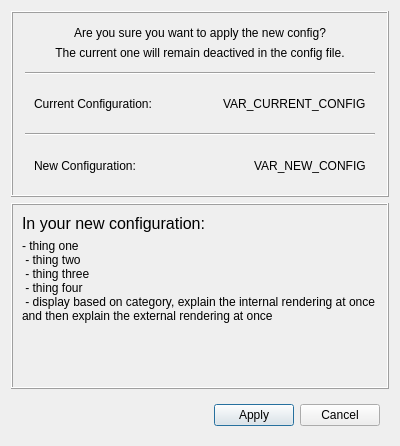
<?xml version="1.0" encoding="UTF-8"?>
<ui version="4.0">
 <class>Dialog_Apply</class>
 <widget class="QDialog" name="Dialog_Apply">
  <property name="windowModality">
   <enum>Qt::WindowModality::WindowModal</enum>
  </property>
  <property name="geometry">
   <rect>
    <x>0</x>
    <y>0</y>
    <width>400</width>
    <height>446</height>
   </rect>
  </property>
  <property name="windowTitle">
   <string>Dialog</string>
  </property>
  <layout class="QVBoxLayout" name="verticalLayout">
   <item>
    <widget class="QFrame" name="frame_2">
     <property name="sizePolicy">
      <sizepolicy hsizetype="Preferred" vsizetype="Preferred">
       <horstretch>0</horstretch>
       <verstretch>1</verstretch>
      </sizepolicy>
     </property>
     <property name="frameShape">
      <enum>QFrame::Shape::Box</enum>
     </property>
     <property name="frameShadow">
      <enum>QFrame::Shadow::Raised</enum>
     </property>
     <layout class="QVBoxLayout" name="verticalLayout_2">
      <property name="spacing">
       <number>0</number>
      </property>
      <property name="leftMargin">
       <number>12</number>
      </property>
      <property name="topMargin">
       <number>0</number>
      </property>
      <property name="rightMargin">
       <number>12</number>
      </property>
      <property name="bottomMargin">
       <number>0</number>
      </property>
      <item>
       <widget class="QWidget" name="widget_3" native="true">
        <layout class="QGridLayout" name="gridLayout">
         <item row="0" column="0">
          <widget class="QLabel" name="label">
           <property name="text">
            <string>Are you sure you want to apply the new config?</string>
           </property>
           <property name="alignment">
            <set>Qt::AlignmentFlag::AlignBottom|Qt::AlignmentFlag::AlignHCenter</set>
           </property>
           <property name="wordWrap">
            <bool>true</bool>
           </property>
          </widget>
         </item>
         <item row="1" column="0">
          <widget class="QLabel" name="label_4">
           <property name="text">
            <string>The current one will remain deactived in the config file.</string>
           </property>
           <property name="alignment">
            <set>Qt::AlignmentFlag::AlignHCenter|Qt::AlignmentFlag::AlignTop</set>
           </property>
          </widget>
         </item>
        </layout>
       </widget>
      </item>
      <item>
       <widget class="Line" name="line">
        <property name="orientation">
         <enum>Qt::Orientation::Horizontal</enum>
        </property>
       </widget>
      </item>
      <item>
       <widget class="QWidget" name="widget_4" native="true">
        <layout class="QHBoxLayout" name="horizontalLayout_2">
         <item>
          <widget class="QLabel" name="label_2">
           <property name="sizePolicy">
            <sizepolicy hsizetype="Maximum" vsizetype="Preferred">
             <horstretch>0</horstretch>
             <verstretch>0</verstretch>
            </sizepolicy>
           </property>
           <property name="text">
            <string>Current Configuration: </string>
           </property>
          </widget>
         </item>
         <item>
          <spacer name="horizontalSpacer_2">
           <property name="orientation">
            <enum>Qt::Orientation::Horizontal</enum>
           </property>
           <property name="sizeHint" stdset="0">
            <size>
             <width>40</width>
             <height>20</height>
            </size>
           </property>
          </spacer>
         </item>
         <item>
          <widget class="QLabel" name="var_currentConfig">
           <property name="sizePolicy">
            <sizepolicy hsizetype="Maximum" vsizetype="Preferred">
             <horstretch>0</horstretch>
             <verstretch>0</verstretch>
            </sizepolicy>
           </property>
           <property name="text">
            <string>VAR_CURRENT_CONFIG</string>
           </property>
          </widget>
         </item>
        </layout>
       </widget>
      </item>
      <item>
       <widget class="Line" name="line_2">
        <property name="orientation">
         <enum>Qt::Orientation::Horizontal</enum>
        </property>
       </widget>
      </item>
      <item>
       <widget class="QWidget" name="widget_5" native="true">
        <layout class="QHBoxLayout" name="horizontalLayout_3">
         <item>
          <widget class="QLabel" name="label_3">
           <property name="sizePolicy">
            <sizepolicy hsizetype="Maximum" vsizetype="Preferred">
             <horstretch>0</horstretch>
             <verstretch>0</verstretch>
            </sizepolicy>
           </property>
           <property name="text">
            <string>New Configuration: </string>
           </property>
          </widget>
         </item>
         <item>
          <spacer name="horizontalSpacer_3">
           <property name="orientation">
            <enum>Qt::Orientation::Horizontal</enum>
           </property>
           <property name="sizeHint" stdset="0">
            <size>
             <width>40</width>
             <height>20</height>
            </size>
           </property>
          </spacer>
         </item>
         <item>
          <widget class="QLabel" name="var_newConfig">
           <property name="sizePolicy">
            <sizepolicy hsizetype="Maximum" vsizetype="Preferred">
             <horstretch>0</horstretch>
             <verstretch>0</verstretch>
            </sizepolicy>
           </property>
           <property name="text">
            <string>VAR_NEW_CONFIG</string>
           </property>
          </widget>
         </item>
        </layout>
       </widget>
      </item>
     </layout>
    </widget>
   </item>
   <item>
    <widget class="QFrame" name="frame_3">
     <property name="sizePolicy">
      <sizepolicy hsizetype="Preferred" vsizetype="Preferred">
       <horstretch>0</horstretch>
       <verstretch>1</verstretch>
      </sizepolicy>
     </property>
     <property name="frameShape">
      <enum>QFrame::Shape::Box</enum>
     </property>
     <property name="frameShadow">
      <enum>QFrame::Shadow::Raised</enum>
     </property>
     <layout class="QGridLayout" name="gridLayout_2">
      <property name="leftMargin">
       <number>0</number>
      </property>
      <property name="topMargin">
       <number>0</number>
      </property>
      <property name="rightMargin">
       <number>0</number>
      </property>
      <property name="bottomMargin">
       <number>0</number>
      </property>
      <property name="spacing">
       <number>0</number>
      </property>
      <item row="0" column="0">
       <widget class="QScrollArea" name="scrollArea">
        <property name="frameShape">
         <enum>QFrame::Shape::NoFrame</enum>
        </property>
        <property name="horizontalScrollBarPolicy">
         <enum>Qt::ScrollBarPolicy::ScrollBarAlwaysOff</enum>
        </property>
        <property name="widgetResizable">
         <bool>true</bool>
        </property>
        <widget class="QWidget" name="scrollAreaWidgetContents">
         <property name="geometry">
          <rect>
           <x>0</x>
           <y>0</y>
           <width>363</width>
           <height>190</height>
          </rect>
         </property>
         <layout class="QGridLayout" name="gridLayout_3">
          <item row="0" column="0">
           <widget class="QLabel" name="textLabel">
            <property name="sizePolicy">
             <sizepolicy hsizetype="Preferred" vsizetype="Maximum">
              <horstretch>0</horstretch>
              <verstretch>0</verstretch>
             </sizepolicy>
            </property>
            <property name="font">
             <font>
              <pointsize>12</pointsize>
              <fontweight>Medium</fontweight>
             </font>
            </property>
            <property name="text">
             <string>In your new configuration:</string>
            </property>
            <property name="alignment">
             <set>Qt::AlignmentFlag::AlignLeading|Qt::AlignmentFlag::AlignLeft|Qt::AlignmentFlag::AlignTop</set>
            </property>
           </widget>
          </item>
          <item row="1" column="0">
           <widget class="QLabel" name="var_newConfigPretty">
            <property name="text">
             <string>- thing one
 - thing two
 - thing three
 - thing four
 - display based on category, explain the internal rendering at once and then explain the external rendering at once
 </string>
            </property>
            <property name="textFormat">
             <enum>Qt::TextFormat::MarkdownText</enum>
            </property>
            <property name="alignment">
             <set>Qt::AlignmentFlag::AlignLeading|Qt::AlignmentFlag::AlignLeft|Qt::AlignmentFlag::AlignTop</set>
            </property>
            <property name="wordWrap">
             <bool>true</bool>
            </property>
           </widget>
          </item>
         </layout>
        </widget>
       </widget>
      </item>
     </layout>
    </widget>
   </item>
   <item>
    <widget class="QFrame" name="frame">
     <property name="frameShape">
      <enum>QFrame::Shape::NoFrame</enum>
     </property>
     <property name="frameShadow">
      <enum>QFrame::Shadow::Plain</enum>
     </property>
     <layout class="QHBoxLayout" name="horizontalLayout">
      <item>
       <spacer name="horizontalSpacer">
        <property name="orientation">
         <enum>Qt::Orientation::Horizontal</enum>
        </property>
        <property name="sizeHint" stdset="0">
         <size>
          <width>193</width>
          <height>20</height>
         </size>
        </property>
       </spacer>
      </item>
      <item>
       <widget class="QPushButton" name="pushButton_Apply">
        <property name="text">
         <string>Apply</string>
        </property>
       </widget>
      </item>
      <item>
       <widget class="QPushButton" name="pushButton_Cancel">
        <property name="text">
         <string>Cancel</string>
        </property>
       </widget>
      </item>
     </layout>
    </widget>
   </item>
  </layout>
 </widget>
 <resources/>
 <connections/>
</ui>
